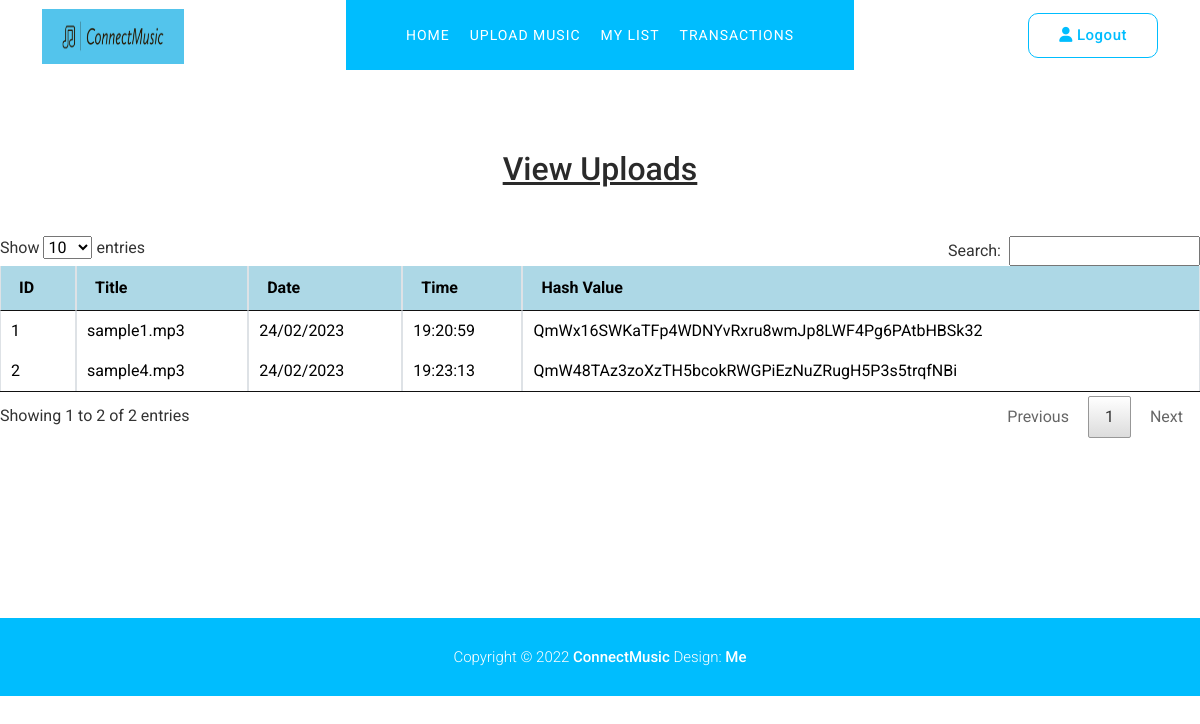
The app's page /view_my_list_artist (signed in) with its own data.
### cm_app/models.py (models this page shows)
class Musics(models.Model):
    m_id=models.IntegerField(primary_key=True)
    title=models.CharField(max_length=255)
    author=models.CharField(max_length=255)
    date=models.CharField(max_length=255)
    time=models.CharField(max_length=255)
    hash_value=models.CharField(max_length=255)

### cm_app/views.py (the view)
# urls.py: url(r'^view_my_list_artist',view_my_list_artist,name="view_my_list_artist"),
@never_cache
def view_my_list_artist(request):
	if 'uid' in request.session:
		username=request.session["username"]
		blocks=Musics.objects.filter(author=username)
		return render(request,'my_list_artist.html',{'mdetails':blocks})
	else:
		return render(request,'index.html')

### cm_app/templates/my_list_artist.html (shortened to what this page needs)
{% load static %}
<!DOCTYPE html>
<html lang="en">
  <head>
    <link href="{% static 'vendor/bootstrap/css/bootstrap.min.css' %}" rel="stylesheet">
    <link rel="stylesheet" href="{% static 'assets/css/fontawesome.css' %}">
    <link rel="stylesheet" href="{% static 'assets/css/templatemo-snapx-photography.css' %}">
    <link rel="stylesheet" href="{% static 'assets/css/owl.css' %}">
    <link rel="stylesheet" href="{% static 'assets/css/animate.css' %}">
    <link rel="stylesheet"href="https://unpkg.com/swiper@7/swiper-bundle.min.css"/>
    <link rel="stylesheet" href="{% static 'datatable/jquery.dataTables.min.css' %}">
  </head>
<body>
   {% include 'artist_header.html' %}
  <h2 style="text-align: center; margin-top:150px;"><u>View Uploads</u></h2><br><br>
        <div class='table-condensed'>
          <table class="table table-bordered b-t b-light" id="table">
            <thead>
              <tr>
                <th>ID</th>
                <th>Title</th>
                <th>Date</th>
                <th>Time</th>
                <th>Hash Value</th>
             </tr>
            </thead>
            <tbody>
                {% for i in mdetails %}
                  <tr>
                        <td id="m_id">{{i.m_id}}<input type="text" name="m_id"  value="{{i.m_id}}" hidden></td>
                        <td data-search="{{i.title}}" data-filer="{{i.title}}">{{i.title}}<input type="text" name="title" id="title" value="{{i.title}}" hidden></td>
                        <td>{{i.date}}<input type="text" name="date" value="{{i.date}}" hidden></td>
                        <td >{{i.time}}<input type="text" name="time" value="{{i.time}}" hidden></td>
                        <td >{{i.hash_value}}<input type="text" name="hash_value" value="{{i.hash_value}}" hidden></td>
                  </tr>
                {% endfor %}
            </tbody>
          </table>
        </div>
        <div style="padding-top: 160px;"></div>
  {% include 'admin_footer.html' %}
  </body>
</html>

### cm_app/static/assets/css/templatemo-snapx-photography.css (style rules this page uses)
html, body, div, span, applet, object, iframe, h1, h2, h3, h4, h5, h6, p, blockquote, div pre, a, abbr, acronym, address, big, cite, code, del, dfn, em, font, img, ins, kbd, q, s, samp, small, strike, strong, sub, sup, tt, var, b, u, i, center, dl, dt, dd, ol, ul, li, figure, header, nav, section, article, aside, footer, figcaption { margin: 0; padding: 0; border: 0; outline: 0; }
* { box-sizing: border-box; }
html, body { font-family: 'Roboto', sans-serif; font-weight: 400; background-color: #fff; font-size: 16px; -ms-text-size-adjust: 100%; -webkit-font-smoothing: antialiased; -moz-osx-font-smoothing: grayscale; }
h1, h2, h3, h4, h5, h6 { margin-top: 0px; margin-bottom: 0px; color: #2a2a2a; }
html, body { background: #fff; font-family: 'Roboto', sans-serif; }
body { overflow-x: hidden; }

### cm_app/templates/my_list_artist.html (style rules this page uses)
#table { background:lightblue ;color: black }

### records on screen
Musics: m_id "1", title "sample1.mp3", date "24/02/2023", time "19:20:59", hash_value "QmWx16SWKaTFp4WDNYvRxru8wmJp8LWF4Pg6PAtbHBSk32"
Musics: m_id "2", title "sample4.mp3", date "24/02/2023", time "19:23:13", hash_value "QmW48TAz3zoXzTH5bcokRWGPiEzNuZRugH5P3s5trqfNBi"
